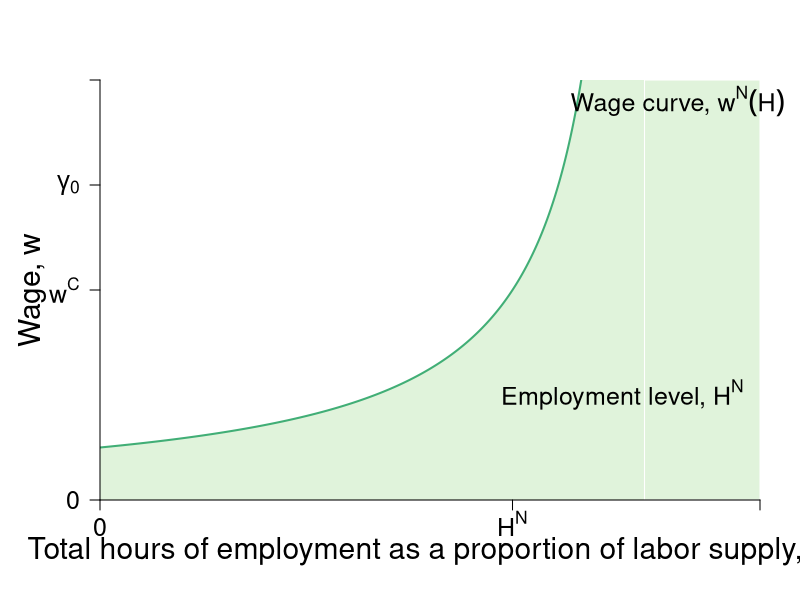

Source code (R): (Note: this script raises an error after producing the figure.)
require(shape)
require(plotrix)
pdf(file = "employment/employment_wage_macro_zpc.pdf", width = 9, height = 7)

#Set parameters for graphics
axislabelsize <- 1.8
labelsize <- 1.5
namesize <- 1.8
annotatesize <- 1.5
graphlinewidth <- 2
segmentlinewidth <- 1.5

COL <- c("#7fc97f", "#beaed4", "#fdc086", "#ffff99", "#386cb0", "#f0027f", "#bf5b17", "#666666")
COLA <- c("#e0f3db", "#99d8c9","#66c2a4","#41ae76", "#238b45", "#005824")
COLB <- c("#4eb3d3", "#2b8cbe", "#0868ac","#084081")

WageFn <- function(H, delta = 5) {
  delta /(1 - H)
}

#COL <- c("#1B9E77", "#D95F02", "#7570B3", "#E7298A", "#66A61E", "#E6AB02", "#A6761D", "#666666")
COL <- c("#7fc97f", "#beaed4", "#fdc086", "#ffff99")
par(mar =  c(5, 5, 4, 2))
xlims <- c(0, 1.2)
ylims <- c(0, 40)


plot(0, 0, xlim = xlims, ylim = ylims, type = "n",
     xlab = expression(paste("Total hours of employment as a proportion of labor supply, ", H)),
     ylab = expression(paste("Wage, ", w)),
     xaxt = "n", 
     yaxt = "n",
     cex.lab = axislabelsize, 
     line = 2.5,
     bty = "n", 
     xaxs="i", 
     yaxs="i")

npts <- 500 
npts2 <- 501
#Specify the sequences of points for graphing. 
xx1 <- seq(xlims[1], 0.9, length.out = npts)
xx2 <- seq(xlims[1], xlims[2], length.out = npts)
xx3 <- seq(xlims[1], xlims[2], length.out = npts2)
xx4 <- seq(xlims[1], 25, length.out = npts2)
xx5 <- seq(xlims[1], 0.75, length.out = npts2)

# Shade below green line
polygon(c(0, xx2, xlims[2]), 
        c(0, WageFn(xx2), 0), border = FALSE, col = COLA[1])
rect(0.99, 0, 1.2, 40, border = FALSE, col = COLA[1])


#Draw the lines for the graphs
lines(xx1, WageFn(xx1), col = COLA[4], lwd = graphlinewidth)

#Customize ticks and labels for the plot
ticksy <- c(0, 20, 30, 40)
ylabels <- c(0, expression(paste(w^C)), expression(paste(gamma[0])), NA)
ticksx <- c(0, 0.75, xlims[2])
xlabels <- c(0, expression(paste(H^N)), NA)
axis(1, at = ticksx, pos = 0, labels = xlabels, cex.axis = labelsize)
axis(2, at = ticksy, pos = 0, labels = ylabels, las = 1, cex.axis = labelsize)

#Annotation of the  graphs
text(1.05, 38, expression(paste("Wage curve, ", w^N,(H))), cex = labelsize, xpd = TRUE)
#text(0.75, 38, expression(paste("Employment level, ", H^N)), cex = labelsize,  xpd = TRUE)
text(0.95, 10, expression(paste("Employment level, ", H^N)), cex = labelsize,  xpd = TRUE)

segments(0.75, 0, 0.75, ylims[2], lty = 2, lwd = graphlinewidth, col = grays[20])

#Arrows(0.8, 15, 0.8, 19, col = "black", lty = 1, lwd = 2, arr.type = "triangle")
#Arrows(0.8, 15, 0.8, 6, col = "black", lty = 1, lwd = 2, arr.type = "triangle")
#text(0.92, 12.5, expression(paste("Employment Rent")))

#Zero profit condition 
segments(0, 20, 0.75, 20, lty = 1, lwd = graphlinewidth, col = COLB[3])
segments(0.75, 20, 1.2, 20, lty = 2, lwd = segmentlinewidth, col = COLB[3])

# Gamma
segments(0, 30, xlims[2], 30, lty = 2, lwd = 2, col = COLA[3])
text(1.02, 31, expression(paste("Output per worker, ", gamma)), cex = labelsize,  xpd = TRUE)


points(0.75, 20, pch = 16, col = "black", cex = 1.5)
text(0.73, 21, expression(paste("n")), cex = labelsize)


#Unemployment benefits & a
#segments(0, 5, 1.2, 5, lty = 2, lwd = 2, col = "darkgray")
#segments(0, 2.5, 1.2, 2.5, lty = 2, lwd = 2, col = "darkgray")

#Zero profit condition
text(0.99, 21, expression(paste("Competition condition")), cex = labelsize, xpd = TRUE)
#text(1.02, 21.25, expression(paste(w == bar(Delta))), cex = labelsize, xpd = TRUE)

text(0.25, 23, expression(paste("Firms leaving")), cex = labelsize)
text(0.25, 17, expression(paste("Firms entering")), cex = labelsize)
text(1.05, 4, expression(paste("No production")), cex = labelsize)

#text(0.97, 6, expression(paste(B + a/t)))
#text(0.97, 3.5, expression(paste(B, " (unemployment benefits)")))
#text(1.08, 36, expression(paste("level of")))
#text(1.08, 34, expression(paste("employment, ", bar(H))))


# Arrows 
text(0.57, 25, expression(paste("Profits")), cex = labelsize)
Arrows(0.5, 22, 0.5, 28, col = "black", lty = 1, lwd = 2, arr.type = "triangle")
Arrows(0.5, 28, 0.5, 22, col = "black", lty = 1, lwd = 2, arr.type = "triangle")

# text(0.55, 15, expression(paste("Wages")))
# Arrows(0.5, 18, 0.5, 12, col = "black", lty = 1, lwd = 2, arr.type = "triangle")
# Arrows(0.5, 12, 0.5, 18, col = "black", lty = 1, lwd = 2, arr.type = "triangle")


dev.off()
